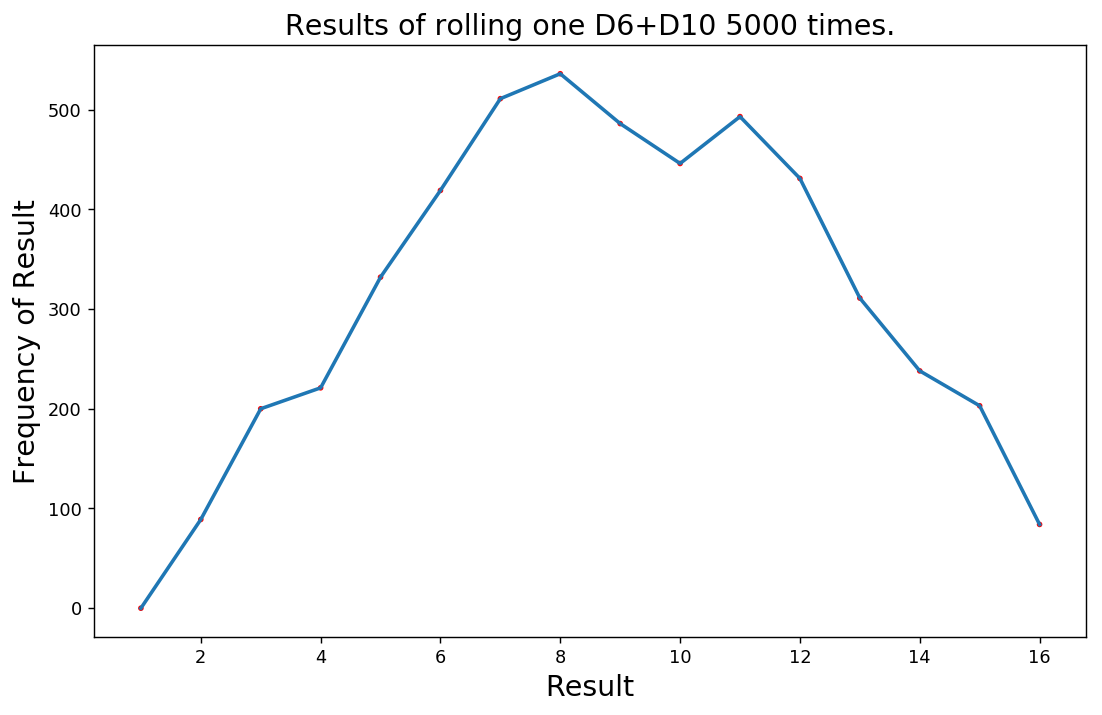

Recreate this plot in Python.
import pygal
import matplotlib.pyplot as plt
from dice import Dice

# 创建一个6面骰子和掷骰子结果的列表
dice1 = Dice(6)
dice2 = Dice(10)

# 掷一定次数骰子，并存储结果
results = []

for roll_num in range(5000):
	result = dice1.roll() + dice2.roll()
	results.append(result)

# 分析结果
frequencies = []
max_results = dice1.num_sides + dice2.num_sides
for value in range(1, max_results + 1):
	frequency = results.count(value)
	frequencies.append(frequency)

# 对结果进行可视化
# 建立直方图
histogram = pygal.Bar()

histogram.title = "Results of rolling one D6+D10 5000 times."
histogram.x_title = "Result"
histogram.y_title = "Frequency of Result"
histogram.x_labels = list(range(2, max_results + 1))
# 将值传入相应标签中
histogram.add(title='D6+D10', values=frequencies)

histogram.render_to_file('dice_visual.svg')

# 使用matplotlib可视化
# 注意x和y的列表长度要相等
plt.figure(figsize=(10, 6), dpi=128) # 要放在前面
x_value = list(range(1, max_results + 1))
y_value = frequencies

plt.plot(x_value, y_value, linewidth=2)
plt.scatter(x_value, y_value, s=10, c='red',
			edgecolors='none')
plt.title("Results of rolling one D6+D10 5000 times.",
		  fontsize=16)
plt.xlabel("Result", fontsize=16)
plt.ylabel("Frequency of Result", fontsize=16)

plt.tick_params(axis='both', labelsize=10)

plt.savefig('dice_visual.png', bbox_inches='tight')
